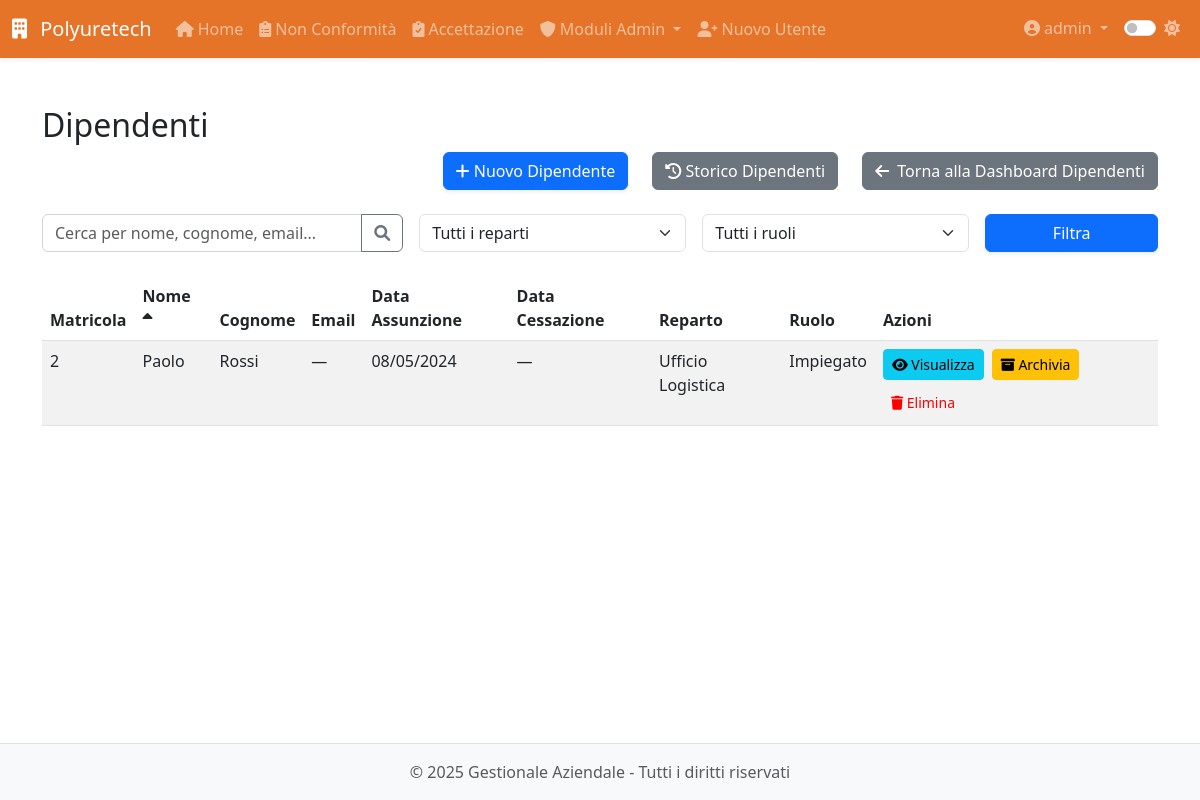
The page /modulo8/modulo8/dipendenti (signed in) on the database as committed earlier.
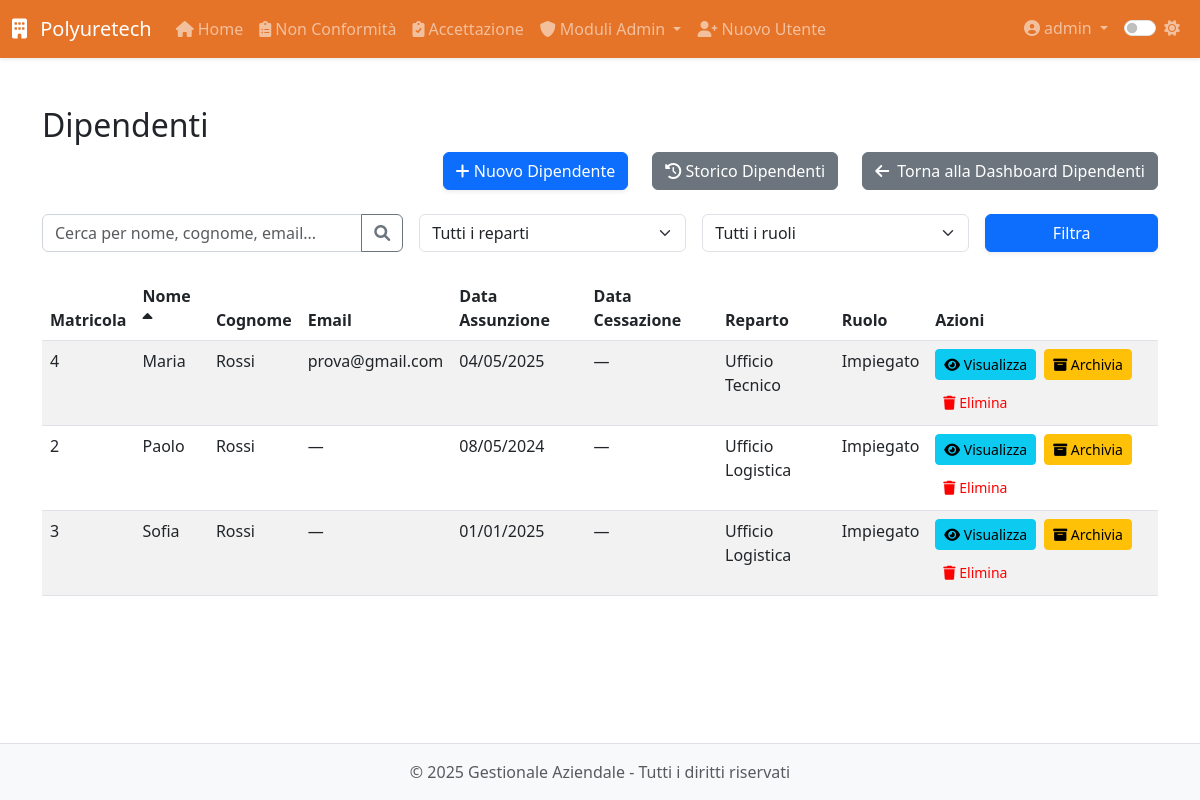
The same page on the database as committed later.
### app/models.py (models this page shows, shortened)
class User(UserMixin, db.Model):
    __tablename__ = 'users'
    id = db.Column(db.Integer, primary_key=True)
    username = db.Column(db.String(64), unique=True, nullable=False, index=True)
    email = db.Column(db.String(120))
    password_hash = db.Column(db.String(128), nullable=False)
    role = db.Column(db.String(20), default='operatore')  # 'operatore' o 'admin'
    created_at = db.Column(db.DateTime, default=datetime.utcnow)
    last_login = db.Column(db.DateTime)
    is_active = db.Column(db.Boolean, default=True)
    modulo1_entries = db.relationship('Modulo1Entry',
                               backref='author',
                               lazy='dynamic',
                               foreign_keys='Modulo1Entry.user_id')
    modulo5_entries = db.relationship('Modulo5Entry',
                               backref='author',
                               lazy='dynamic',
                               foreign_keys='Modulo5Entry.user_id')
    def is_admin(self):
        return self.role == 'admin'

class Dipendente(db.Model):
    __tablename__ = 'dipendente'
    id = db.Column(db.Integer, primary_key=True)
    nome = db.Column(db.String(100), nullable=False)
    cognome = db.Column(db.String(100), nullable=False)
    data_nascita = db.Column(db.Date, nullable=False)
    luogo_nascita = db.Column(db.String(100), nullable=False)
    provincia_nascita = db.Column(db.String(2), nullable=False)
    codice_fiscale = db.Column(db.String(16))
    email = db.Column(db.String(120))
    telefono = db.Column(db.String(20))
    matricola = db.Column(db.String(20), unique=True)
    reparto = db.Column(db.String(100))
    ruolo = db.Column(db.String(100))
    data_assunzione_somministrazione = db.Column(db.Date)
    agenzia_somministrazione = db.Column(db.String(100))
    data_assunzione_indeterminato = db.Column(db.Date)
    legge_104 = db.Column(db.Boolean, default=False)
    donatore_avis = db.Column(db.Boolean, default=False)
    indirizzo_residenza = db.Column(db.String(200))
    citta_residenza = db.Column(db.String(100))
    provincia_residenza = db.Column(db.String(2))
    cap_residenza = db.Column(db.String(5))
    data_cessazione = db.Column(db.Date)
    note = db.Column(db.Text)
    archiviato = db.Column(db.Boolean, default=False)
    created_by_id = db.Column(db.Integer, db.ForeignKey('users.id'))
    created_by = db.relationship('User', backref='dipendenti_creati')
    competenze = db.relationship('Competenza',
                               secondary='dipendente_competenza',
                               backref=db.backref('dipendenti', lazy='dynamic'))
    competenze_associate = db.relationship('DipendenteCompetenza',
                                         back_populates='dipendente',
                                         overlaps="competenze,dipendenti")
    vestiario = db.relationship('Inventory',
                              secondary='prelievi_vestiario',
                              backref='dipendenti')
    performance = db.relationship('Performance', back_populates='dipendente', cascade='all, delete-orphan')
    partecipazioni_corsi = db.relationship('PartecipazioneCorso', backref='dipendente', lazy=True)
    corsi_sicurezza = db.relationship('CorsoSicurezza', secondary='dipendente_corso_sicurezza',
                                    backref=db.backref('dipendenti', lazy=True))
    @property
    def data_cessazione_date(self):
        return self.data_cessazione.date() if self.data_cessazione else None

### app/routes/modulo8.py (the view, shortened to what this page needs)
@modulo8.route('/modulo8/dipendenti')
@login_required
@admin_required
def dipendenti():
    search = request.args.get('search', '')
    reparto = request.args.get('reparto', '')
    ruolo = request.args.get('ruolo', '')
    sort_by = request.args.get('sort_by', 'nome')  # default sort by nome
    sort_order = request.args.get('sort_order', 'asc')  # default ascending
    query = Dipendente.query.filter_by(archiviato=False)
    if reparto:
        query = query.filter(Dipendente.reparto == reparto)
    if ruolo:
        query = query.filter(Dipendente.ruolo == ruolo)
    if sort_order == 'desc':
        query = query.order_by(getattr(Dipendente, sort_by).desc())
    else:
        query = query.order_by(getattr(Dipendente, sort_by).asc())
    dipendenti = query.all()
    reparti = db.session.query(Dipendente.reparto).distinct().filter(Dipendente.reparto.isnot(None)).all()
    reparti = [r[0] for r in reparti]
    ruoli = db.session.query(Dipendente.ruolo).distinct().filter(Dipendente.ruolo.isnot(None)).all()
    ruoli = [r[0] for r in ruoli]
    now = datetime.utcnow()
    return render_template(
        'modulo8/dipendenti.html',
        dipendenti=dipendenti,
        now=now,
        reparti=reparti,
        ruoli=ruoli,
        sort_by=sort_by,
        sort_order=sort_order
    )

### app/models.py (called while the page is built)
@login_manager.user_loader
def load_user(id):
    return User.query.get(int(id))

### app/utils.py (called while the page is built)
def admin_required(f):
    @wraps(f)
    def decorated_function(*args, **kwargs):
        if not current_user.is_authenticated or not current_user.is_admin():
            abort(403)  # Accesso negato
        return f(*args, **kwargs)
    return decorated_function

### app/templates/modulo8/dipendenti.html (shortened to what this page needs)
{% extends 'base.html' %}
{% block content %}
<div class="module-view">
  <h2>Dipendenti</h2>
  <div class="d-flex justify-content-end gap-4 mb-4">
    <a href="{{ url_for('modulo8.nuovo_dipendente') }}" class="btn btn-primary">
      <i class="fas fa-plus"></i> Nuovo Dipendente
    </a>
    <a href="{{ url_for('modulo8.storico_dipendenti') }}" class="btn btn-secondary">
      <i class="fas fa-history"></i> Storico Dipendenti
    </a>
    <a href="{{ url_for('modulo8.dashboard') }}" class="btn btn-secondary">
      <i class="fas fa-arrow-left me-1"></i> Torna alla Dashboard Dipendenti
  </a>
  </div>
  <div class="search-container mb-4">
    <form action="{{ url_for('modulo8.dipendenti') }}" method="GET" class="row g-3">
      <div class="col-md-4">
        <div class="input-group">
          <input type="text" class="form-control" name="search" placeholder="Cerca per nome, cognome, email..." value="{{ request.args.get('search', '') }}">
          <button class="btn btn-outline-secondary" type="submit">
            <i class="fas fa-search"></i>
          </button>
        </div>
      </div>
      <div class="col-md-3">
        <select class="form-select" name="reparto">
          <option value="">Tutti i reparti</option>
        </select>
      </div>
      <div class="col-md-3">
        <select class="form-select" name="ruolo">
          <option value="">Tutti i ruoli</option>
        </select>
      </div>
      <div class="col-md-2">
        <button type="submit" class="btn btn-primary w-100">Filtra</button>
      </div>
    </form>
  </div>
  <table class="table table-striped">
    <thead>
      <tr>
        <th>
          <a href="{{ url_for('modulo8.dipendenti', sort_by='matricola', sort_order='asc' if sort_by != 'matricola' or sort_order == 'desc' else 'desc', search=search, reparto=reparto, ruolo=ruolo) }}" class="text-decoration-none text-dark">
            Matricola
          </a>
        </th>
        <th>
          <a href="{{ url_for('modulo8.dipendenti', sort_by='nome', sort_order='asc' if sort_by != 'nome' or sort_order == 'desc' else 'desc', search=search, reparto=reparto, ruolo=ruolo) }}" class="text-decoration-none text-dark">
            Nome
            {% if sort_by == 'nome' %}
              <i class="fas fa-sort-{{ 'up' if sort_order == 'asc' else 'down' }}"></i>
            {% endif %}
          </a>
        </th>
        <th>
          <a href="{{ url_for('modulo8.dipendenti', sort_by='cognome', sort_order='asc' if sort_by != 'cognome' or sort_order == 'desc' else 'desc', search=search, reparto=reparto, ruolo=ruolo) }}" class="text-decoration-none text-dark">
            Cognome
          </a>
        </th>
        <th>
          <a href="{{ url_for('modulo8.dipendenti', sort_by='email', sort_order='asc' if sort_by != 'email' or sort_order == 'desc' else 'desc', search=search, reparto=reparto, ruolo=ruolo) }}" class="text-decoration-none text-dark">
            Email
          </a>
        </th>
        <th>
          <a href="{{ url_for('modulo8.dipendenti', sort_by='data_assunzione_indeterminato', sort_order='asc' if sort_by != 'data_assunzione_indeterminato' or sort_order == 'desc' else 'desc', search=search, reparto=reparto, ruolo=ruolo) }}" class="text-decoration-none text-dark">
            Data Assunzione
          </a>
        </th>
        <th>
          <a href="{{ url_for('modulo8.dipendenti', sort_by='data_cessazione', sort_order='asc' if sort_by != 'data_cessazione' or sort_order == 'desc' else 'desc', search=search, reparto=reparto, ruolo=ruolo) }}" class="text-decoration-none text-dark">
            Data Cessazione
          </a>
        </th>
        <th>
          <a href="{{ url_for('modulo8.dipendenti', sort_by='reparto', sort_order='asc' if sort_by != 'reparto' or sort_order == 'desc' else 'desc', search=search, reparto=reparto, ruolo=ruolo) }}" class="text-decoration-none text-dark">
            Reparto
          </a>
        </th>
        <th>
          <a href="{{ url_for('modulo8.dipendenti', sort_by='ruolo', sort_order='asc' if sort_by != 'ruolo' or sort_order == 'desc' else 'desc', search=search, reparto=reparto, ruolo=ruolo) }}" class="text-decoration-none text-dark">
            Ruolo
          </a>
        </th>
        <th>Azioni</th>
      </tr>
    </thead>
    <tbody>
      {% for dip in dipendenti %}
      <tr>
        <td>{{ dip.matricola or '—' }}</td>
        <td>{{ dip.nome }}</td>
        <td>{{ dip.cognome }}</td>
        <td>{{ dip.email or '—' }}</td>
        <td>
          {% if dip.data_assunzione_indeterminato %}
            {{ dip.data_assunzione_indeterminato.strftime('%d/%m/%Y') }}
          {% elif dip.data_assunzione_somministrazione %}
            {{ dip.data_assunzione_somministrazione.strftime('%d/%m/%Y') }}
          {% else %}
            —
          {% endif %}
        </td>
        <td>{{ dip.data_cessazione_date.strftime('%d-%m-%Y') if dip.data_cessazione_date else '—' }}</td>
        <td>{{ dip.reparto or '—' }}</td>
        <td>{{ dip.ruolo or '—' }}</td>
        <td>
          <div class="d-flex gap-2 flex-wrap">
            <a href="{{ url_for('modulo8.profilo_dipendente', id=dip.id) }}" class="btn btn-sm btn-info">
              <i class="fas fa-eye"></i> Visualizza
            </a>
            <button type="button" class="btn btn-sm btn-warning" data-bs-toggle="modal" data-bs-target="#archiveModal{{ dip.id }}">
              <i class="fas fa-archive"></i> Archivia
            </button>
            <button type="button" class="btn btn-sm btn-danger" data-bs-toggle="modal" data-bs-target="#deleteModal{{ dip.id }}">
              <i class="fas fa-trash"></i> Elimina
            </button>
          </div>
        </td>
      </tr>
      {% endfor %}
    </tbody>
  </table>
</div>
{% endblock %}

### app/templates/base.html (shortened to what this page needs)
<!DOCTYPE html>
<html lang="it">
<head>
    <link href="https://cdn.jsdelivr.net/npm/bootstrap@5.3.0-alpha1/dist/css/bootstrap.min.css" rel="stylesheet">
    <link rel="stylesheet" href="https://cdnjs.cloudflare.com/ajax/libs/font-awesome/6.0.0/css/all.min.css">
    <link id="theme-style" rel="stylesheet" href="{{ url_for('static', filename='css/theme-' + theme + '.css') }}">
    <link rel="stylesheet" href="{{ url_for('static', filename='css/style.css') }}">
    <link rel="stylesheet" href="{{ url_for('static', filename='css/modulo8.css') }}">
</head>
<body>
    <header class="navbar navbar-expand-lg navbar-dark bg-primary sticky-top shadow-sm">
        <div class="container-fluid">
            <a class="navbar-brand" href="{{ url_for('dashboard.index') }}">
                <i class="fas fa-building me-2"></i> Polyuretech
            </a>
            <div class="collapse navbar-collapse" id="navbarMain">
                {% if current_user.is_authenticated %}
                <ul class="navbar-nav me-auto">
                    <li class="nav-item">
                        <a class="nav-link" href="{{ url_for('dashboard.index') }}">
                            <i class="fas fa-home me-1"></i>Home
                        </a>
                    </li>
                    <li class="nav-item">
                        <a class="nav-link" href="{{ url_for('modulo1.index') }}">
                            <i class="fas fa-clipboard-list me-1"></i>Non Conformità
                        </a>
                    </li>
                    <li class="nav-item">
                        <a class="nav-link" href="{{ url_for('modulo5.index') }}">
                            <i class="fas fa-clipboard-check me-1"></i>Accettazione
                        </a>
                    </li>
                    {% if current_user.is_admin() %}
                    <li class="nav-item dropdown">
                        <a class="nav-link dropdown-toggle" href="#" id="adminModulesDropdown" data-bs-toggle="dropdown">
                            <i class="fas fa-shield-alt me-1"></i>Moduli Admin
                        </a>
                    </li>
                    <li class="nav-item">
                        <a class="nav-link" href="{{ url_for('auth.register') }}">
                            <i class="fas fa-user-plus me-1"></i>Nuovo Utente
                        </a>
                    </li>
                    {% endif %}
                </ul>
                <ul class="navbar-nav ms-auto">
                    <li class="nav-item dropdown">
                        <a class="nav-link dropdown-toggle" href="#" id="userDropdown" data-bs-toggle="dropdown">
                            <i class="fas fa-user-circle me-1"></i>{{ current_user.username }}
                        </a>
                    </li>
                    <li class="nav-item">
                        <div class="nav-link">
                            <div class="form-check form-switch">
                                <input class="form-check-input" type="checkbox" id="darkModeToggle" {% if theme == 'dark' %}checked{% endif %}>
                                <label class="form-check-label" for="darkModeToggle">
                                    <i id="theme-icon" class="fas {% if theme == 'dark' %}fa-moon{% else %}fa-sun{% endif %}"></i>
                                </label>
                            </div>
                        </div>
                    </li>
                </ul>
                {% endif %}
            </div>
        </div>
    </header>
    <main class="container py-4">
        {% block content %}{% endblock %}
    </main>
    <footer class="footer mt-auto py-3 bg-light">
        <div class="container text-center">
            <span class="text-muted">&copy; {{ current_year }} {{ app_name }} - Tutti i diritti riservati</span>
        </div>
    </footer>
</body>
</html>

### app/static/css/theme-light.css (style rules this page uses)
:root { --primary-color: #e05a00d7; --secondary-color: #6c757d; --bg-color: #ffffff; --text-color: #212529; --border-color: #dee2e6; --hover-bg: #f8f9fa; --card-bg: #ffffff; --card-border: #e9ecef; --input-bg: #ffffff; --input-border: #ced4da; --footer-bg: #f8f9fa; --footer-text: #6c757d; --bs-primary-rgb: 0, 0, 0; --bs-success-rgb: 1, 150, 20; --bs-info-rgb: 0, 0, 255; --bs-purple-rgb: 128, 0, 128; --bs-orange-rgb: 255, 165, 0; --bs-teal-rgb: 180, 180, 180; --bs-warning-rgb: 255, 255, 0; --bs-danger-rgb: 255, 0, 0; --bs-btn-bg: #ffffff; }
body { background-color: var(--bg-color); color: var(--text-color); transition: all 0.3s ease; }
.navbar-dark { background-color: var(--primary-color) !important; }
.form-control { background-color: var(--input-bg); border-color: var(--input-border); color: var(--text-color); }
.footer { background-color: var(--footer-bg) !important; color: var(--footer-text); border-top: 1px solid var(--border-color); }
.table { color: var(--text-color); }
.table-striped tbody tr:nth-of-type(odd) { background-color: rgba(0, 0, 0, 0.05); }
.btn-danger { background-color: var(--bs-danger-rgb); color: #ff0000; border: none; }

### app/static/css/style.css (style rules this page uses)
body { display: flex; flex-direction: column; min-height: 100vh; }
main { flex: 1; }
.btn-primary { box-shadow: 0 .125rem .25rem rgba(0,0,0,.075); }

Rows that differ between the two databases and show on the page:
added Dipendente: matricola "4", nome "Maria", cognome "Rossi", email "prova@gmail.com", data_assunzione_indeterminato "04/05/2025", data_cessazione_date "—", reparto "Ufficio Tecnico", ruolo "Impiegato"
added Dipendente: matricola "3", nome "Sofia", cognome "Rossi", email "—", data_assunzione_somministrazione "01/01/2025", data_cessazione_date "—", reparto "Ufficio Logistica", ruolo "Impiegato"
